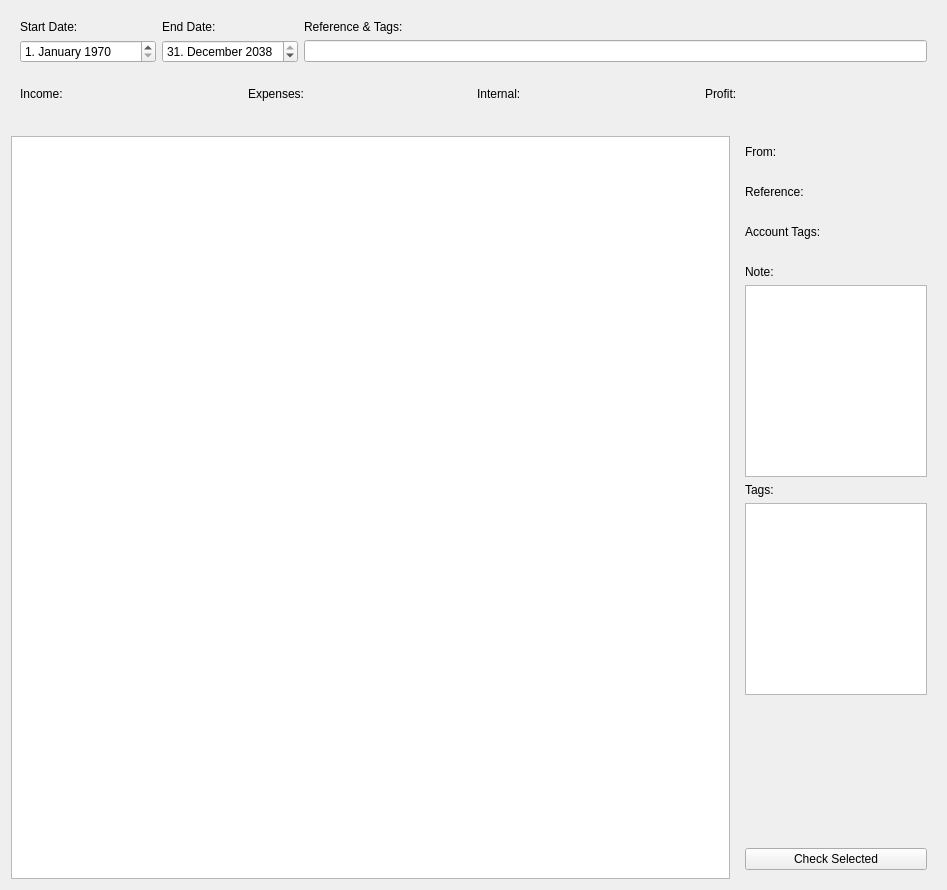
<?xml version="1.0" encoding="UTF-8"?>
<ui version="4.0">
 <class>TransferTab</class>
 <widget class="QWidget" name="TransferTab">
  <property name="geometry">
   <rect>
    <x>0</x>
    <y>0</y>
    <width>947</width>
    <height>890</height>
   </rect>
  </property>
  <layout class="QVBoxLayout" name="verticalLayout">
   <item>
    <widget class="QWidget" name="filterArea" native="true">
     <layout class="QGridLayout" name="gridLayout">
      <item row="1" column="4">
       <widget class="QLabel" name="lblFilterText">
        <property name="text">
         <string>Reference &amp; Tags:</string>
        </property>
       </widget>
      </item>
      <item row="1" column="3">
       <widget class="QLabel" name="lblFilterEndDate">
        <property name="text">
         <string>End Date:</string>
        </property>
       </widget>
      </item>
      <item row="2" column="3">
       <widget class="QDateEdit" name="filterEndDate">
        <property name="dateTime">
         <datetime>
          <hour>0</hour>
          <minute>0</minute>
          <second>0</second>
          <year>2038</year>
          <month>12</month>
          <day>31</day>
         </datetime>
        </property>
        <property name="displayFormat">
         <string>d. MMMM yyyy</string>
        </property>
        <property name="date">
         <date>
          <year>2038</year>
          <month>12</month>
          <day>31</day>
         </date>
        </property>
       </widget>
      </item>
      <item row="2" column="4">
       <widget class="QLineEdit" name="filterText">
        <property name="sizePolicy">
         <sizepolicy hsizetype="MinimumExpanding" vsizetype="Fixed">
          <horstretch>0</horstretch>
          <verstretch>0</verstretch>
         </sizepolicy>
        </property>
        <property name="toolTip">
         <string>Use column:value to filter specfic columns, also try checked, unchecked, internal, ...</string>
        </property>
       </widget>
      </item>
      <item row="2" column="0">
       <widget class="QDateEdit" name="filterStartDate">
        <property name="sizePolicy">
         <sizepolicy hsizetype="Minimum" vsizetype="Fixed">
          <horstretch>0</horstretch>
          <verstretch>0</verstretch>
         </sizepolicy>
        </property>
        <property name="dateTime">
         <datetime>
          <hour>0</hour>
          <minute>0</minute>
          <second>0</second>
          <year>1970</year>
          <month>1</month>
          <day>1</day>
         </datetime>
        </property>
        <property name="displayFormat">
         <string>d. MMMM yyyy</string>
        </property>
       </widget>
      </item>
      <item row="1" column="0">
       <widget class="QLabel" name="lblFilterStartDate">
        <property name="text">
         <string>Start Date:</string>
        </property>
       </widget>
      </item>
     </layout>
    </widget>
   </item>
   <item>
    <layout class="QHBoxLayout" name="filterMonthLinks"/>
   </item>
   <item>
    <widget class="QWidget" name="statsArea" native="true">
     <layout class="QGridLayout" name="gridLayout_2">
      <item row="1" column="0">
       <widget class="QLabel" name="statsRevenues">
        <property name="text">
         <string/>
        </property>
       </widget>
      </item>
      <item row="0" column="0">
       <widget class="QLabel" name="lblIncome">
        <property name="text">
         <string>Income:</string>
        </property>
       </widget>
      </item>
      <item row="0" column="1">
       <widget class="QLabel" name="lblExpenses">
        <property name="text">
         <string>Expenses:</string>
        </property>
       </widget>
      </item>
      <item row="1" column="3">
       <widget class="QLabel" name="statsProfit">
        <property name="text">
         <string/>
        </property>
       </widget>
      </item>
      <item row="0" column="3">
       <widget class="QLabel" name="lblProfit">
        <property name="text">
         <string>Profit:</string>
        </property>
       </widget>
      </item>
      <item row="1" column="1">
       <widget class="QLabel" name="statsExpenses">
        <property name="text">
         <string/>
        </property>
       </widget>
      </item>
      <item row="0" column="2">
       <widget class="QLabel" name="lblInternal">
        <property name="text">
         <string>Internal:</string>
        </property>
       </widget>
      </item>
      <item row="1" column="2">
       <widget class="QLabel" name="statsInternal">
        <property name="text">
         <string/>
        </property>
       </widget>
      </item>
     </layout>
    </widget>
   </item>
   <item>
    <layout class="QHBoxLayout" name="tableArea">
     <item>
      <widget class="QTableView" name="transfers"/>
     </item>
     <item>
      <widget class="QWidget" name="detailsArea" native="true">
       <property name="minimumSize">
        <size>
         <width>100</width>
         <height>0</height>
        </size>
       </property>
       <property name="maximumSize">
        <size>
         <width>200</width>
         <height>16777215</height>
        </size>
       </property>
       <layout class="QVBoxLayout" name="verticalLayout_3">
        <item>
         <widget class="QLabel" name="lblFrom">
          <property name="text">
           <string>From:</string>
          </property>
         </widget>
        </item>
        <item>
         <widget class="QLabel" name="detailsFrom">
          <property name="text">
           <string/>
          </property>
          <property name="wordWrap">
           <bool>true</bool>
          </property>
         </widget>
        </item>
        <item>
         <widget class="QLabel" name="lblReference">
          <property name="text">
           <string>Reference:</string>
          </property>
         </widget>
        </item>
        <item>
         <widget class="QLabel" name="detailsReference">
          <property name="text">
           <string/>
          </property>
          <property name="wordWrap">
           <bool>true</bool>
          </property>
         </widget>
        </item>
        <item>
         <widget class="QLabel" name="lblAccountTags">
          <property name="text">
           <string>Account Tags:</string>
          </property>
         </widget>
        </item>
        <item>
         <widget class="QLabel" name="detailsAccountTags">
          <property name="text">
           <string/>
          </property>
          <property name="wordWrap">
           <bool>true</bool>
          </property>
         </widget>
        </item>
        <item>
         <widget class="QLabel" name="lblNote">
          <property name="text">
           <string>Note:</string>
          </property>
         </widget>
        </item>
        <item>
         <widget class="QPlainTextEdit" name="detailsNote"/>
        </item>
        <item>
         <widget class="QLabel" name="lblTags">
          <property name="text">
           <string>Tags:</string>
          </property>
         </widget>
        </item>
        <item>
         <widget class="TagEdit" name="detailsTags"/>
        </item>
        <item>
         <spacer name="verticalSpacer2">
          <property name="orientation">
           <enum>Qt::Vertical</enum>
          </property>
          <property name="sizeHint" stdset="0">
           <size>
            <width>20</width>
            <height>40</height>
           </size>
          </property>
         </spacer>
        </item>
        <item>
         <widget class="QPushButton" name="checkSelected">
          <property name="text">
           <string>Check Selected</string>
          </property>
         </widget>
        </item>
       </layout>
      </widget>
     </item>
    </layout>
   </item>
  </layout>
 </widget>
 <customwidgets>
  <customwidget>
   <class>TagEdit</class>
   <extends>QPlainTextEdit</extends>
   <header>src/TagEdit.h</header>
  </customwidget>
 </customwidgets>
 <resources/>
 <connections/>
</ui>
